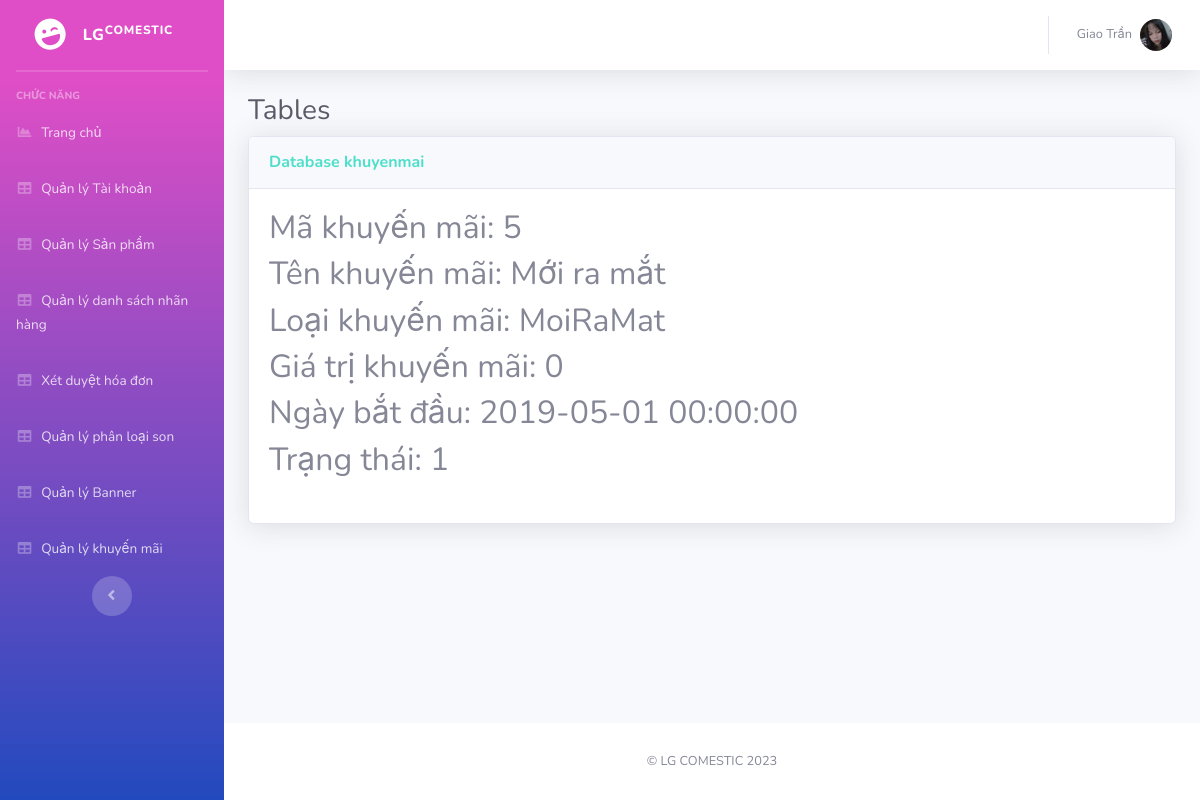
The app's page /Admin/index.php?mod=khuyenmai&act=detail&id=5 (signed in) with its own data.
### tables this page shows
CREATE TABLE `khuyenmai` (
  `MaKM` int(11) NOT NULL,
  `TenKM` varchar(100) NOT NULL,
  `LoaiKM` varchar(20) NOT NULL,
  `GiaTriKM` float(11,0) NOT NULL,
  `NgayBD` datetime NOT NULL,
  `TrangThai` int(11) NOT NULL
);

### Admin/MVC/controllers/KhuyenmaiController.php (called while the page is built, shortened)
<?php
class KhuyenmaiController
{
	var $khuyenmai_model;
	function __construct()
	{
		$this->khuyenmai_model = new khuyenmai();
	}
	public function detail()
	{
		$id = isset($_GET['id']) ? $_GET['id'] : 5;
		$data = $this->khuyenmai_model->find($id);
		require_once("MVC/Views/Admin/index.php");
	}
}

### Admin/MVC/Models/connection.php (called while the page is built, shortened)
<?php
    class Connection{
        function __construct()
        {
            $severname ="localhost";
            $username ="root";
            $password ="";
            $db_name ="shopmypham";
            $this->conn = new mysqli($severname,$username,$password,$db_name);
        }
    }
?>

### Admin/MVC/Models/model.php (called while the page is built, shortened)
<?php
require_once("connection.php");
class Model
{
    var $conn;
    var $table;
    var $contens;
    function __construct()
    {
        $conn_obj = new Connection();
        $this->conn = $conn_obj->conn;
    }
    function find($id)
    {
        $query = "select * from $this->table where $this->contens =$id";
        return $this->conn->query($query)->fetch_assoc();
    }
}

### Admin/MVC/Views/khuyenmai/detail.php (the view)
<table class="table table-bordered" id="dataTable" width="100%" cellspacing="0">
<?php if(isset($data) and $data != null) { ?>
    <h2>Mã khuyến mãi: <?= $data['MaKM'] ?></h2>
    <h2>Tên khuyến mãi: <?= $data['TenKM'] ?></h2>
    <h2>Loại khuyến mãi: <?= $data['LoaiKM'] ?></h2>
    <h2>Giá trị khuyến mãi: <?= $data['GiaTriKM'] ?></h2>
    <h2>Ngày bắt đầu: <?= $data['NgayBD'] ?></h2>
    <h2>Trạng thái: <?= $data['TrangThai'] ?></h2>
<?php } ?>
</table>

### records on screen
khuyenmai: MaKM "5", TenKM "Mới ra mắt", LoaiKM "MoiRaMat", GiaTriKM "0", NgayBD "2019-05-01 00:00:00", TrangThai "1"

### other values on screen
$_SESSION['login']['TaiKhoan'] "Giao Trần"
$mod "khuyenmai"
